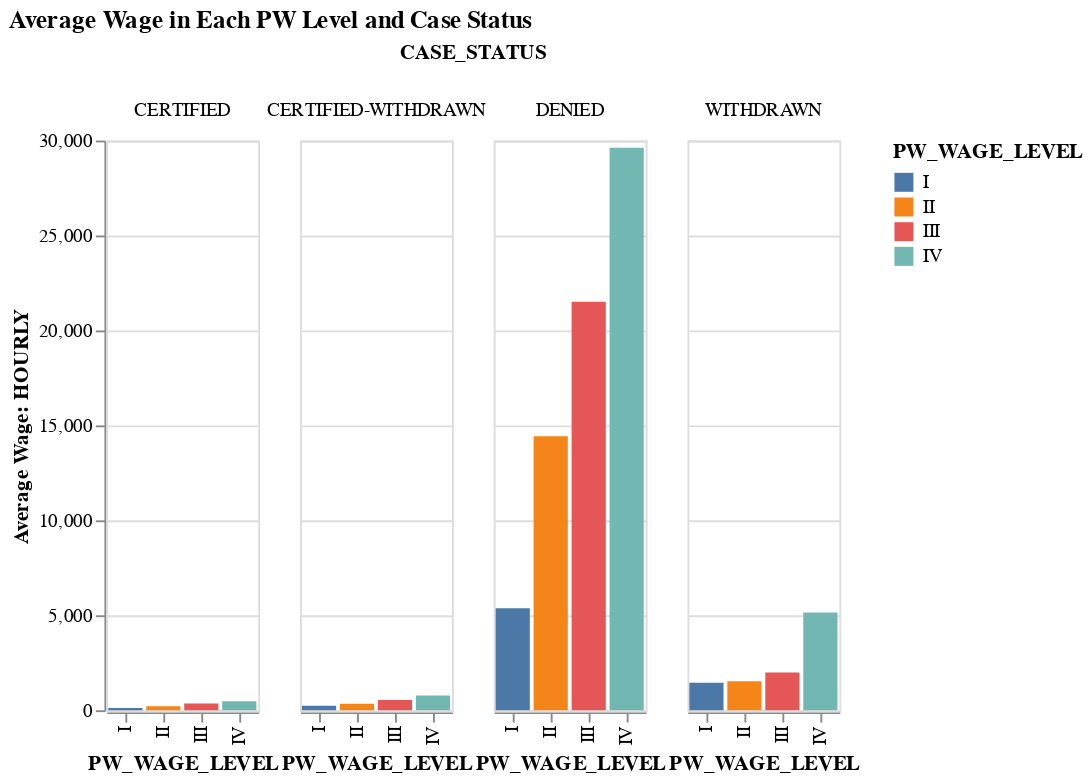

This figure's notebook cell:
### Markdown cell above
Based on the boxplot above, we can see that the unit of hours still has so many outliers. To think about that, it is weird, too, to have a salary of more than 50000 per hour. We are intrigued and will investigate the data hourly rate.

### Code cell
# define the mean of starting wage per PW level, case status, and unit of pay
df_wages = df.groupby(['PW_WAGE_LEVEL','CASE_STATUS','WAGE_UNIT_OF_PAY']).agg(MEAN=('WAGE_RATE_OF_PAY_FROM','mean')).reset_index()

# filter only data with unit of pay hour
df_wages = df_wages[df_wages['WAGE_UNIT_OF_PAY'].isin(['HOUR'])]

# create a chart to show mean of each PW level in each case status
bars = alt.Chart(df_wages).mark_bar().encode(
           x=('PW_WAGE_LEVEL'),
           y=alt.Y('MEAN', title='Average Wage: HOURLY'),
           color=('PW_WAGE_LEVEL'),
           tooltip='MEAN'
      )

(bars).facet(column = 'CASE_STATUS').properties(title='Average Wage in Each PW Level and Case Status').display()

### Figure 1 — Vega-Lite specification as saved in the notebook (floating-point values rounded to 4 significant figures)
{"config": {"view": {"continuousWidth": 400, "continuousHeight": 300}}, "data": {"name": "data-4c38e970392e93b7983e5cd3979fb384"}, "facet": {"column": {"field": "CASE_STATUS", "type": "nominal"}}, "spec": {"mark": "bar", "encoding": {"color": {"field": "PW_WAGE_LEVEL", "type": "nominal"}, "tooltip": {"field": "MEAN", "type": "quantitative"}, "x": {"field": "PW_WAGE_LEVEL", "type": "nominal"}, "y": {"field": "MEAN", "title": "Average Wage: HOURLY", "type": "quantitative"}}}, "title": "Average Wage in Each PW Level and Case Status", "$schema": "https://vega.github.io/schema/vega-lite/v4.17.0.json", "datasets": {"data-4c38e970392e93b7983e5cd3979fb384": [{"PW_WAGE_LEVEL": "I", "CASE_STATUS": "CERTIFIED", "WAGE_UNIT_OF_PAY": "HOUR", "MEAN": 112.8}, {"PW_WAGE_LEVEL": "I", "CASE_STATUS": "CERTIFIED-WITHDRAWN", "WAGE_UNIT_OF_PAY": "HOUR", "MEAN": 231.6}, {"PW_WAGE_LEVEL": "I", "CASE_STATUS": "DENIED", "WAGE_UNIT_OF_PAY": "HOUR", "MEAN": 5368.0}, {"PW_WAGE_LEVEL": "I", "CASE_STATUS": "WITHDRAWN", "WAGE_UNIT_OF_PAY": "HOUR", "MEAN": 1443.0}, {"PW_WAGE_LEVEL": "II", "CASE_STATUS": "CERTIFIED", "WAGE_UNIT_OF_PAY": "HOUR", "MEAN": 203.9}, {"PW_WAGE_LEVEL": "II", "CASE_STATUS": "CERTIFIED-WITHDRAWN", "WAGE_UNIT_OF_PAY": "HOUR", "MEAN": 341.6}, {"PW_WAGE_LEVEL": "II", "CASE_STATUS": "DENIED", "WAGE_UNIT_OF_PAY": "HOUR", "MEAN": 14430.0}, {"PW_WAGE_LEVEL": "II", "CASE_STATUS": "WITHDRAWN", "WAGE_UNIT_OF_PAY": "HOUR", "MEAN": 1526.0}, {"PW_WAGE_LEVEL": "III", "CASE_STATUS": "CERTIFIED", "WAGE_UNIT_OF_PAY": "HOUR", "MEAN": 347.8}, {"PW_WAGE_LEVEL": "III", "CASE_STATUS": "CERTIFIED-WITHDRAWN", "WAGE_UNIT_OF_PAY": "HOUR", "MEAN": 535.4}, {"PW_WAGE_LEVEL": "III", "CASE_STATUS": "DENIED", "WAGE_UNIT_OF_PAY": "HOUR", "MEAN": 21510.0}, {"PW_WAGE_LEVEL": "III", "CASE_STATUS": "WITHDRAWN", "WAGE_UNIT_OF_PAY": "HOUR", "MEAN": 1986.0}, {"PW_WAGE_LEVEL": "IV", "CASE_STATUS": "CERTIFIED", "WAGE_UNIT_OF_PAY": "HOUR", "MEAN": 470.1}, {"PW_WAGE_LEVEL": "IV", "CASE_STATUS": "CERTIFIED-WITHDRAWN", "WAGE_UNIT_OF_PAY": "HOUR", "MEAN": 774.4}, {"PW_WAGE_LEVEL": "IV", "CASE_STATUS": "DENIED", "WAGE_UNIT_OF_PAY": "HOUR", "MEAN": 29620.0}, {"PW_WAGE_LEVEL": "IV", "CASE_STATUS": "WITHDRAWN", "WAGE_UNIT_OF_PAY": "HOUR", "MEAN": 5141.0}]}}
